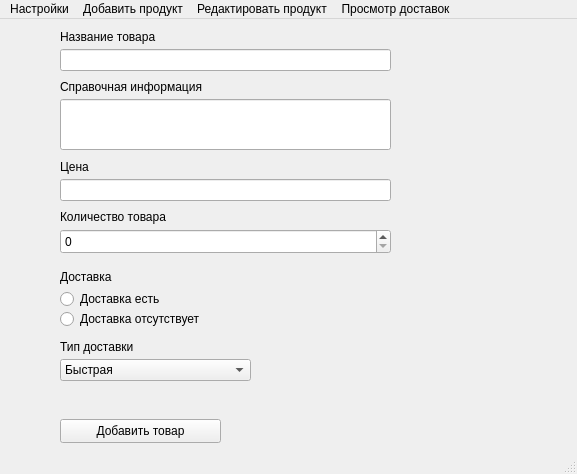
<?xml version="1.0" encoding="UTF-8"?>
<ui version="4.0">
 <class>MainWindow</class>
 <widget class="QMainWindow" name="MainWindow">
  <property name="geometry">
   <rect>
    <x>0</x>
    <y>0</y>
    <width>577</width>
    <height>474</height>
   </rect>
  </property>
  <property name="windowTitle">
   <string>MainWindow</string>
  </property>
  <widget class="QWidget" name="centralwidget">
   <widget class="QLineEdit" name="lineEdit">
    <property name="geometry">
     <rect>
      <x>60</x>
      <y>30</y>
      <width>331</width>
      <height>22</height>
     </rect>
    </property>
   </widget>
   <widget class="QLineEdit" name="lineEdit_2">
    <property name="geometry">
     <rect>
      <x>60</x>
      <y>80</y>
      <width>331</width>
      <height>51</height>
     </rect>
    </property>
   </widget>
   <widget class="QLabel" name="label">
    <property name="geometry">
     <rect>
      <x>60</x>
      <y>10</y>
      <width>111</width>
      <height>16</height>
     </rect>
    </property>
    <property name="text">
     <string>Название товара</string>
    </property>
   </widget>
   <widget class="QLabel" name="label_2">
    <property name="geometry">
     <rect>
      <x>60</x>
      <y>60</y>
      <width>171</width>
      <height>16</height>
     </rect>
    </property>
    <property name="text">
     <string>Справочная информация</string>
    </property>
   </widget>
   <widget class="QLabel" name="label_3">
    <property name="geometry">
     <rect>
      <x>60</x>
      <y>250</y>
      <width>111</width>
      <height>16</height>
     </rect>
    </property>
    <property name="text">
     <string>Доставка</string>
    </property>
   </widget>
   <widget class="QRadioButton" name="radioButton">
    <property name="geometry">
     <rect>
      <x>60</x>
      <y>270</y>
      <width>101</width>
      <height>20</height>
     </rect>
    </property>
    <property name="text">
     <string>Доставка есть</string>
    </property>
   </widget>
   <widget class="QRadioButton" name="radioButton_2">
    <property name="geometry">
     <rect>
      <x>60</x>
      <y>290</y>
      <width>151</width>
      <height>20</height>
     </rect>
    </property>
    <property name="text">
     <string>Доставка отсутствует</string>
    </property>
   </widget>
   <widget class="QPushButton" name="pushButton">
    <property name="geometry">
     <rect>
      <x>60</x>
      <y>400</y>
      <width>161</width>
      <height>24</height>
     </rect>
    </property>
    <property name="text">
     <string>Добавить товар</string>
    </property>
   </widget>
   <widget class="QLabel" name="label_4">
    <property name="geometry">
     <rect>
      <x>60</x>
      <y>320</y>
      <width>111</width>
      <height>16</height>
     </rect>
    </property>
    <property name="text">
     <string>Тип доставки</string>
    </property>
   </widget>
   <widget class="QComboBox" name="comboBox">
    <property name="geometry">
     <rect>
      <x>60</x>
      <y>340</y>
      <width>191</width>
      <height>22</height>
     </rect>
    </property>
    <item>
     <property name="text">
      <string>Быстрая</string>
     </property>
    </item>
   </widget>
   <widget class="QLabel" name="label_5">
    <property name="geometry">
     <rect>
      <x>60</x>
      <y>140</y>
      <width>111</width>
      <height>16</height>
     </rect>
    </property>
    <property name="text">
     <string>Цена</string>
    </property>
   </widget>
   <widget class="QLineEdit" name="lineEdit_3">
    <property name="geometry">
     <rect>
      <x>60</x>
      <y>160</y>
      <width>331</width>
      <height>22</height>
     </rect>
    </property>
   </widget>
   <widget class="QLabel" name="label_6">
    <property name="geometry">
     <rect>
      <x>60</x>
      <y>190</y>
      <width>111</width>
      <height>16</height>
     </rect>
    </property>
    <property name="text">
     <string>Количество товара</string>
    </property>
   </widget>
   <widget class="QSpinBox" name="spinBox">
    <property name="geometry">
     <rect>
      <x>60</x>
      <y>210</y>
      <width>331</width>
      <height>25</height>
     </rect>
    </property>
   </widget>
  </widget>
  <widget class="QMenuBar" name="menubar">
   <property name="geometry">
    <rect>
     <x>0</x>
     <y>0</y>
     <width>577</width>
     <height>21</height>
    </rect>
   </property>
   <widget class="QMenu" name="menu">
    <property name="title">
     <string>Настройки</string>
    </property>
   </widget>
   <widget class="QMenu" name="menu_2">
    <property name="title">
     <string>Добавить продукт</string>
    </property>
   </widget>
   <widget class="QMenu" name="menu_3">
    <property name="title">
     <string>Редактировать продукт</string>
    </property>
   </widget>
   <widget class="QMenu" name="menu_4">
    <property name="title">
     <string>Просмотр доставок</string>
    </property>
   </widget>
   <addaction name="menu"/>
   <addaction name="menu_2"/>
   <addaction name="menu_3"/>
   <addaction name="menu_4"/>
  </widget>
  <widget class="QStatusBar" name="statusbar"/>
 </widget>
 <resources/>
 <connections/>
</ui>
